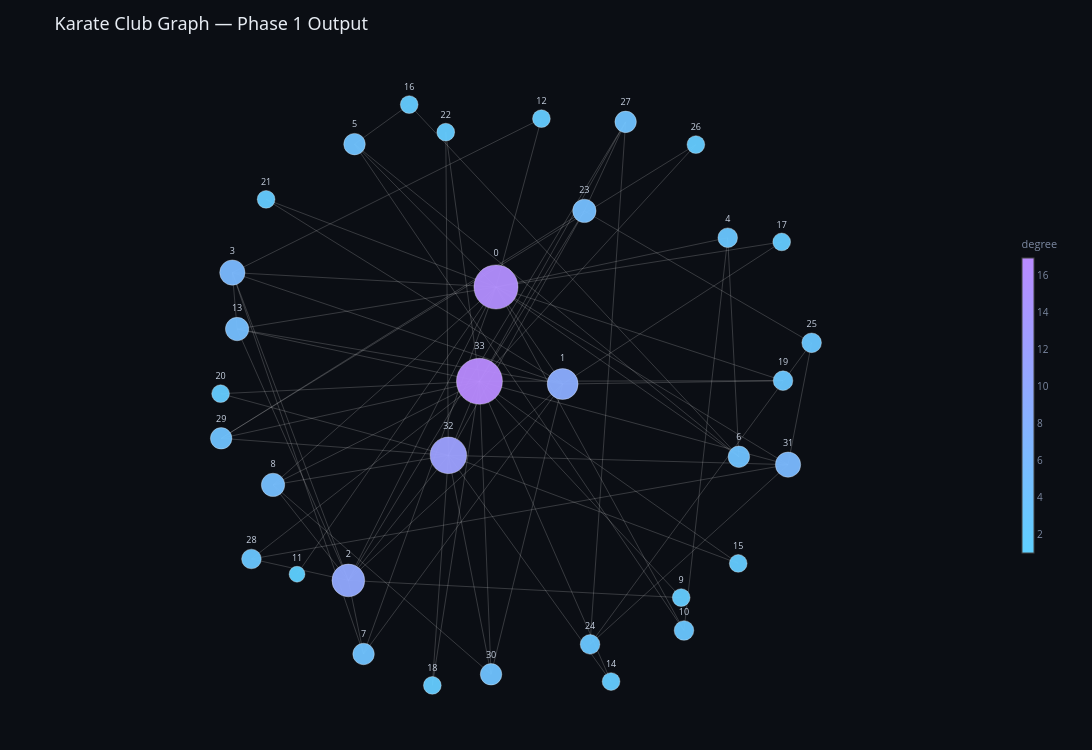

This figure's notebook cell:
### Code cell
# visualize karate graph built into network x for research paper - to demo how build_graph_matrices works
visualize_graph_2d(edges, n_vertices, title="Karate Club Graph — Phase 1 Output")

### Figure 1 — Plotly figure (JSON) as saved in the notebook; plotly's stock layout.template omitted (floating-point values rounded to 4 significant figures; data arrays with more than 128 entries replaced by an {"elided": "..."} marker saying what was removed)
{"data": [{"hoverinfo": "skip", "line": {"color": "rgba(255,255,255,0.18)", "width": 1}, "mode": "lines", "showlegend": false, "type": "scatter", "x": {"elided": "234 float values"}, "y": {"elided": "234 float values"}}, {"customdata": [0, 1, 2, 3, 4, 5, 6, 7, 8, 9, 10, 11, 12, 13, 14, 15, 16, 17, 18, 19, 20, 21, 22, 23, 24, 25, 26, 27, 28, 29, 30, 31, 32, 33], "hovertemplate": "node %{customdata}<br>degree: %{marker.color}<extra></extra>", "marker": {"color": [16, 9, 10, 6, 3, 4, 4, 4, 5, 2, 3, 1, 2, 5, 2, 2, 2, 2, 2, 3, 2, 2, 2, 5, 3, 3, 2, 4, 3, 4, 4, 6, 12, 17], "colorbar": {"len": 0.5, "thickness": 12, "tickfont": {"color": "#7d8aa3", "size": 10}, "title": {"font": {"color": "#7d8aa3", "size": 11}, "text": "degree"}, "x": 1, "y": 0.5}, "colorscale": [[0, "#5fd0ff"], [1, "#b98bff"]], "line": {"color": "rgba(255,255,255,0.35)", "width": 1}, "opacity": 0.95, "size": [44.12, 30.94, 32.82, 25.29, 19.65, 21.53, 21.53, 21.53, 23.41, 17.76, 19.65, 15.88, 17.76, 23.41, 17.76, 17.76, 17.76, 17.76, 17.76, 19.65, 17.76, 17.76, 17.76, 23.41, 19.65, 19.65, 17.76, 21.53, 19.65, 21.53, 21.53, 25.29, 36.59, 46]}, "mode": "markers+text", "showlegend": false, "text": ["0", "1", "2", "3", "4", "5", "6", "7", "8", "9", "10", "11", "12", "13", "14", "15", "16", "17", "18", "19", "20", "21", "22", "23", "24", "25", "26", "27", "28", "29", "30", "31", "32", "33"], "textfont": {"color": "#c9d3e3", "size": 9}, "textposition": "top center", "type": "scatter", "x": [-0.03365, 0.1847, -0.5171, -0.897, 0.7252, -0.4969, 0.7617, -0.4673, -0.7637, 0.5729, 0.582, -0.6851, 0.1151, -0.8814, 0.3432, 0.7596, -0.3179, 0.9019, -0.2421, 0.9063, -0.9355, -0.7865, -0.1981, 0.2558, 0.2744, 1, 0.6209, 0.3909, -0.8345, -0.9336, -0.04975, 0.9227, -0.1895, -0.08783], "y": [0.3674, 0.04955, -0.5935, 0.4145, 0.5287, 0.8351, -0.1886, -0.8344, -0.2808, -0.6498, -0.7575, -0.5733, 0.9186, 0.2296, -0.9246, -0.5378, 0.9646, 0.515, -0.9373, 0.06053, 0.01797, 0.6543, 0.8744, 0.6166, -0.8029, 0.1845, 0.8336, 0.9081, -0.5233, -0.1282, -0.901, -0.2144, -0.1839, 0.0585]}], "layout": {"height": 750, "hovermode": "closest", "margin": {"b": 20, "l": 20, "r": 80, "t": 60}, "paper_bgcolor": "#0b0e14", "plot_bgcolor": "#0b0e14", "title": {"font": {"color": "#e7ecf3", "family": "Segoe UI, sans-serif", "size": 18}, "text": "Karate Club Graph — Phase 1 Output"}, "width": 1100, "xaxis": {"autorange": true, "domain": [0, 1], "range": [-1.605, 1.669], "type": "linear", "visible": false, "zeroline": false}, "yaxis": {"autorange": true, "domain": [0, 1], "range": [-1.083, 1.111], "scaleanchor": "x", "type": "linear", "visible": false, "zeroline": false}}}
